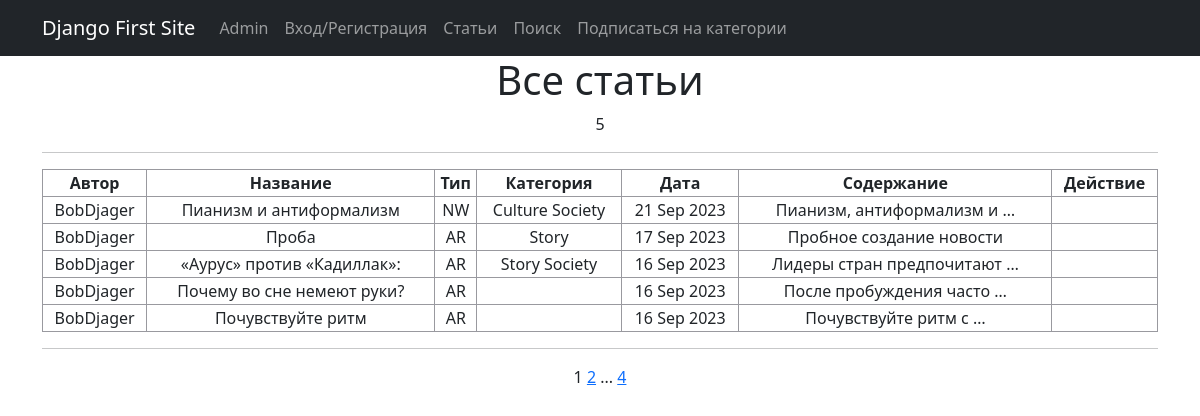
Before: /news/ with the older database file.
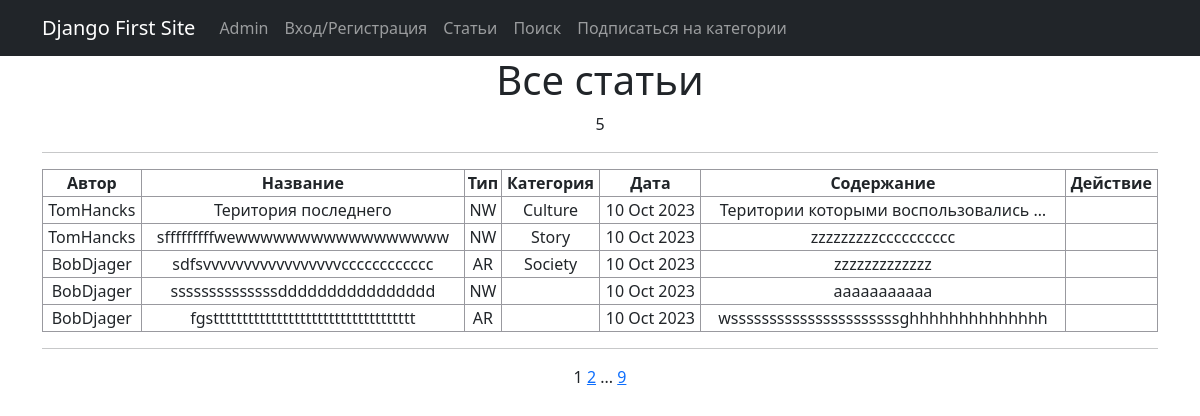
After: the same page with the newer database file.
### news/models.py (models this page shows, shortened)
class Post(models.Model):
    news = 'NW'
    article = 'AR'
    CATEGORY_CHOICES = [
        (news, 'Новость'),
        (article, 'Статья')
    ]
    post_author = models.ForeignKey(Author, on_delete=models.CASCADE)
    category_type = models.CharField(max_length=2, choices=CATEGORY_CHOICES,
                                     default=article)
    post_date = models.DateTimeField(auto_now_add=True)
    post_category = models.ManyToManyField(Category, through='PostCategory')
    post_title = models.CharField(max_length=128)
    post_text = models.TextField()
    post_rating = models.SmallIntegerField(default=0)

class Author(models.Model):
    author_user = models.OneToOneField(User, on_delete=models.CASCADE)
    author_rating = models.SmallIntegerField(default=0)
    def __str__(self):
        return f'{self.author_user.username}'

class Category(models.Model):
    category_name = models.CharField(max_length=64, unique=True)
    subscribers = models.ManyToManyField(User, related_name='categories')

### news/views.py (the view)
# urls.py: path('', PostList.as_view(), name='news'),
class PostList(ListView):
    model = Post
    ordering = '-post_date'
    template_name = 'news.html'
    context_object_name = 'news'
    paginate_by = 5
    def get_context_data(self, **kwargs):
        context = super().get_context_data(**kwargs)
        return context

### news/templates/news/news.html (shortened to what this page needs)
{% extends 'flatpages/default.html' %}
{% load censor_filters %}
{% block content %}
<h1>Все статьи</h1>
{{ news|length }}
<hr>
{% if news|length %}
    <table>
        <tr>
            <th>Автор</th>
            <th>Название</th>
            <th>Тип</th>
            <th>Категория</th>
            <th>Дата</th>
            <th>Содержание</th>
            <th>Действие</th>
        </tr>
        {% for post in news %}
        <col>
            <td>{{ post.post_author}}</td>
            <td>{{ post.post_title }}</td>
            <td>{{ post.category_type }}</td>
            <td>
                    {% for cat in post.post_category.all %}
                        {{ cat.category_name }}
                    {% endfor %}
            </td>
            <td>{{ post.post_date|date:'d M Y'}}</td>
            <td>{{ post.post_text|truncatewords:3}}</td>
            <td>
            </td>
        {% endfor %}
    </table>
            <hr>
        {% else %}
            <h1>Извините на данный момент статей нет</h1>
{% endif %}
{{ page_obj.number }}
{% if page_obj.has_next %}
    <a href="?page={{ page_obj.next_page_number }}">{{ page_obj.next_page_number }}</a>
    {% if paginator.num_pages != page_obj.next_page_number %}
    ...
    <a href="?page={{ page_obj.paginator.num_pages }}">{{ page_obj.paginator.num_pages }}</a>
    {% endif %}
{% endif %}
{% endblock content %}

Changed rows visible on the page:
no longer on this page (row unchanged): Post: post_author "BobDjager", post_title "Пианизм и антиформализм", category_type "NW", post_date "21 Sep 2023", post_text "Пианизм, антиформализм и …", Category (category_name "Culture"), Category (category_name "Society")
no longer on this page (row unchanged): Post: post_author "BobDjager", post_title "Проба", category_type "AR", post_date "17 Sep 2023", post_text "Пробное создание новости", Category (category_name "Story")
no longer on this page (row unchanged): Post: post_author "BobDjager", post_title "«Аурус» против «Кадиллак»:", category_type "AR", post_date "16 Sep 2023", post_text "Лидеры стран предпочитают …", Category (category_name "Story"), Category (category_name "Society")
no longer on this page (row unchanged): Post: post_author "BobDjager", post_title "Почему во сне немеют руки?", category_type "AR", post_date "16 Sep 2023", post_text "После пробуждения часто …"
no longer on this page (row unchanged): Post: post_author "BobDjager", post_title "Почувствуйте ритм", category_type "AR", post_date "16 Sep 2023", post_text "Почувствуйте ритм с …"
added Post: post_author "TomHancks", post_title "Територия последнего", category_type "NW", post_date "10 Oct 2023", post_text "Територии которыми воспользовались …", Category (category_name "Culture")
added Post: post_author "TomHancks", post_title "sfffffffffwewwwwwwwwwwwwwwwww", category_type "NW", post_date "10 Oct 2023", post_text "zzzzzzzzzcccccccccc", Category (category_name "Story")
added Post: post_author "BobDjager", post_title "sdfsvvvvvvvvvvvvvvvvvcccccccccccc", category_type "AR", post_date "10 Oct 2023", post_text "zzzzzzzzzzzzz", Category (category_name "Society")
added Post: post_author "BobDjager", post_title "ssssssssssssssdddddddddddddddd", category_type "NW", post_date "10 Oct 2023", post_text "aaaaaaaaaaa"
added Post: post_author "BobDjager", post_title "fgsttttttttttttttttttttttttttttttttttt", category_type "AR", post_date "10 Oct 2023", post_text "wssssssssssssssssssssssghhhhhhhhhhhhhh"
Other visible differences:
{{ page_obj.paginator.num_pages }}: "4" → "9"
